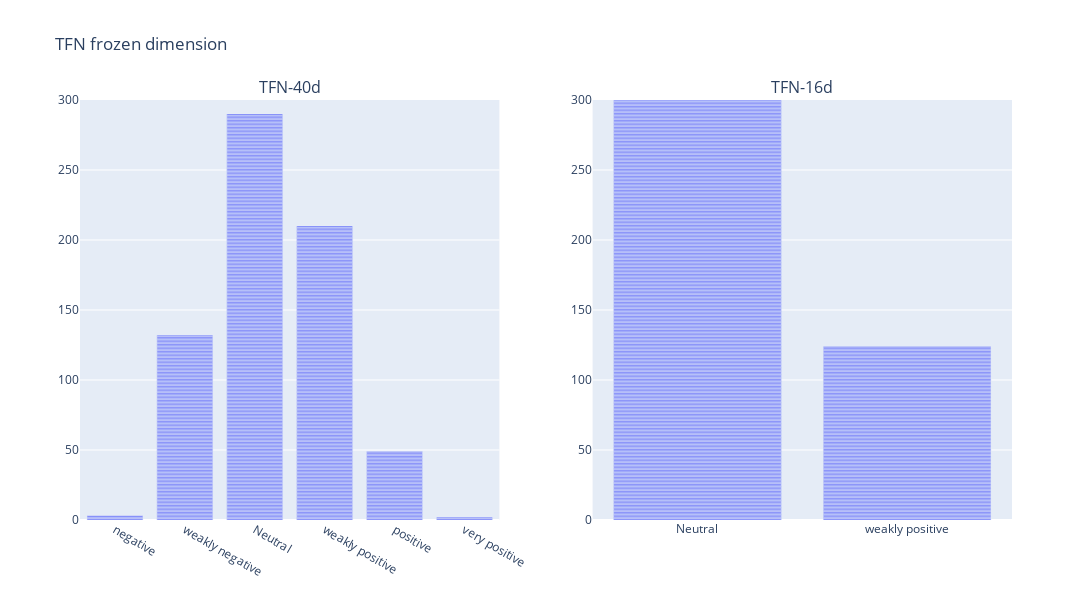

Notebook cell for this chart:
### Markdown cell above
### 2. Fusion result distribution

### Code cell
with open(f"results/TFN_16d.pkl", "rb") as handle:
    tfn_16d = pkl.load(handle) 

df1 = pd.DataFrame(data=tfn)
df2 = pd.DataFrame(data=tfn_16d)
order = ['very negative', 'negative', 'weakly negative', 'Neutral', 'weakly positive', 'positive', 'very positive']

fig1 = px.bar(df1, x="preds_7")
fig2 = px.bar(df2, x="preds_7")

fig1_traces = []
fig2_traces = []

for trace in range(len(fig1["data"])):
    fig1_traces.append(fig1["data"][trace])
for trace in range(len(fig2["data"])):
    fig2_traces.append(fig2["data"][trace])

this_figure = sp.make_subplots(rows=1, cols=2, subplot_titles=("TFN-40d", "TFN-16d"))
for traces in fig1_traces:
    this_figure.append_trace(traces, row=1, col=1)
for traces in fig2_traces:
    this_figure.append_trace(traces, row=1, col=2)

this_figure.update_layout(height=600, width=1200, title_text="TFN frozen dimension")
this_figure.update_xaxes(categoryorder='array', categoryarray= order)
this_figure.update_yaxes(range=[0,300])
this_figure.show()

### Figure 1 — Plotly figure (JSON) as saved in the notebook; plotly's stock layout.template omitted (floating-point values rounded to 4 significant figures; data arrays with more than 128 entries replaced by an {"elided": "..."} marker saying what was removed)
{"data": [{"alignmentgroup": "True", "hovertemplate": "preds_7=%{x}<br>count=%{y}<extra></extra>", "legendgroup": "", "marker": {"color": "#636efa", "pattern": {"shape": ""}}, "name": "", "offsetgroup": "", "orientation": "v", "showlegend": false, "textposition": "auto", "type": "bar", "x": {"elided": "686 str values"}, "xaxis": "x", "y": {"elided": "686 int values"}, "yaxis": "y"}, {"alignmentgroup": "True", "hovertemplate": "preds_7=%{x}<br>count=%{y}<extra></extra>", "legendgroup": "", "marker": {"color": "#636efa", "pattern": {"shape": ""}}, "name": "", "offsetgroup": "", "orientation": "v", "showlegend": false, "textposition": "auto", "type": "bar", "x": {"elided": "686 str values"}, "xaxis": "x2", "y": {"elided": "686 int values"}, "yaxis": "y2"}], "layout": {"annotations": [{"font": {"size": 16}, "showarrow": false, "text": "TFN-40d", "x": 0.225, "xanchor": "center", "xref": "paper", "y": 1, "yanchor": "bottom", "yref": "paper"}, {"font": {"size": 16}, "showarrow": false, "text": "TFN-16d", "x": 0.775, "xanchor": "center", "xref": "paper", "y": 1, "yanchor": "bottom", "yref": "paper"}], "height": 600, "title": {"text": "TFN frozen dimension"}, "width": 1200, "xaxis": {"anchor": "y", "categoryarray": ["very negative", "negative", "weakly negative", "Neutral", "weakly positive", "positive", "very positive"], "categoryorder": "array", "domain": [0, 0.45]}, "xaxis2": {"anchor": "y2", "categoryarray": ["very negative", "negative", "weakly negative", "Neutral", "weakly positive", "positive", "very positive"], "categoryorder": "array", "domain": [0.55, 1]}, "yaxis": {"anchor": "x", "domain": [0, 1], "range": [0, 300]}, "yaxis2": {"anchor": "x2", "domain": [0, 1], "range": [0, 300]}}}
